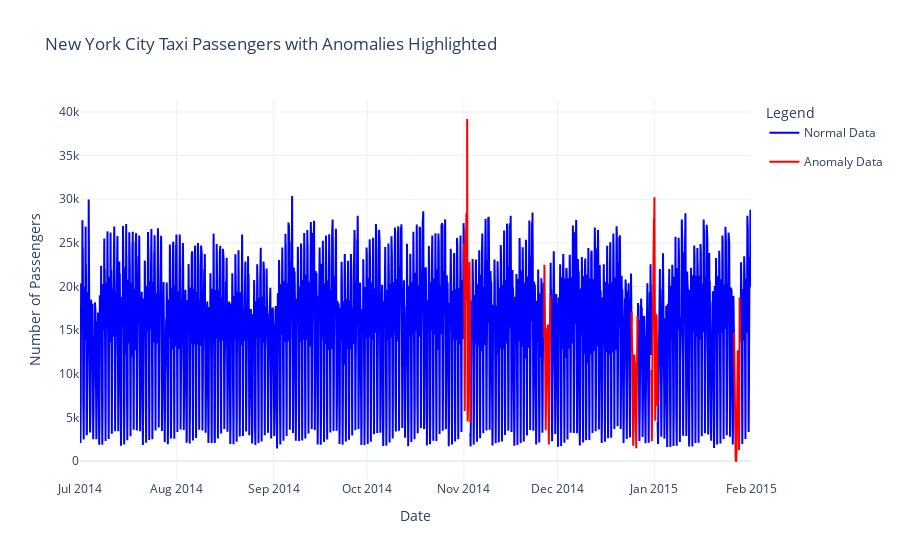

Source (notebook cell):
### Markdown cell above
## Data preprocessing

* We need to split the data to the normal one and the data with anomalies.
* For this reason we skip the data with anomalies +- 1 day

### Code cell
import pandas as pd
import plotly.graph_objs as go
from datetime import timedelta

# Load the dataset
url = "https://raw.githubusercontent.com/numenta/NAB/master/data/realKnownCause/nyc_taxi.csv"
df = pd.read_csv(url, parse_dates=True, index_col="timestamp")

# Define the anomalies
anomalies = {
    "NYC Marathon": "2014-11-02 01:00",
    "Thanksgiving": "2014-11-27 16:30",
    "Christmas": "2014-12-25 16:30",
    "New Year's Day": "2015-01-01 01:00",
    "Snow Storm": "2015-01-27 13:30"
}

# Convert anomaly dates to datetime
anomaly_dates = [pd.to_datetime(date) for date in anomalies.values()]

# Function to split the data into continuous segments
def split_data(data, anomaly_dates, window=timedelta(days=1)):
    segments = []
    current_segment = []
    for date, row in data.iterrows():
        if any(abs(date - anomaly_date) <= window for anomaly_date in anomaly_dates):
            if current_segment:
                segments.append(pd.DataFrame(current_segment))
                current_segment = []
        else:
            current_segment.append(row)
    if current_segment:
        segments.append(pd.DataFrame(current_segment))
    return segments

# Split the normal data
normal_segments = split_data(df, anomaly_dates)

# Split the anomaly data
anomaly_window = timedelta(days=1)
anomaly_segments = []
for anomaly_date in anomaly_dates:
    segment = df[(df.index >= anomaly_date - anomaly_window) & (df.index <= anomaly_date + anomaly_window)]
    anomaly_segments.append(segment)

# Create the plot
fig = go.Figure()

# Add the normal data segments with legendgroup
for i, segment in enumerate(normal_segments):
    fig.add_trace(go.Scatter(
        x=segment.index, y=segment['value'], mode='lines',
        name='Normal Data' if i == 0 else None,
        legendgroup='Normal Data',
        line=dict(color='blue'),
        showlegend=i == 0
    ))

# Add the anomaly data segments with legendgroup
for i, segment in enumerate(anomaly_segments):
    fig.add_trace(go.Scatter(
        x=segment.index, y=segment['value'], mode='lines',
        name='Anomaly Data' if i == 0 else None,
        legendgroup='Anomaly Data',
        line=dict(color='red'),
        showlegend=i == 0
    ))

# Update layout
fig.update_layout(
    title='New York City Taxi Passengers with Anomalies Highlighted',
    xaxis_title='Date',
    yaxis_title='Number of Passengers',
    legend_title='Legend',
    template='plotly_white'
)

# Config for the plot
config = {
    'displaylogo': False,
    'toImageButtonOptions': {
        'format': 'svg', # one of png, svg, jpeg, webp
        'filename': 'fmin',
        'height': None,
        'width': None,
        'scale': 1 # Multiply title/legend/axis/canvas sizes by this factor
    },
    'modeBarButtonsToRemove': ['select2d', 'lasso2d'],
    'modeBarButtonsToAdd': [
                            'drawopenpath',
                            'eraseshape'
                            ]
}

# Show the figure with the specified config
fig.show(config=config)
